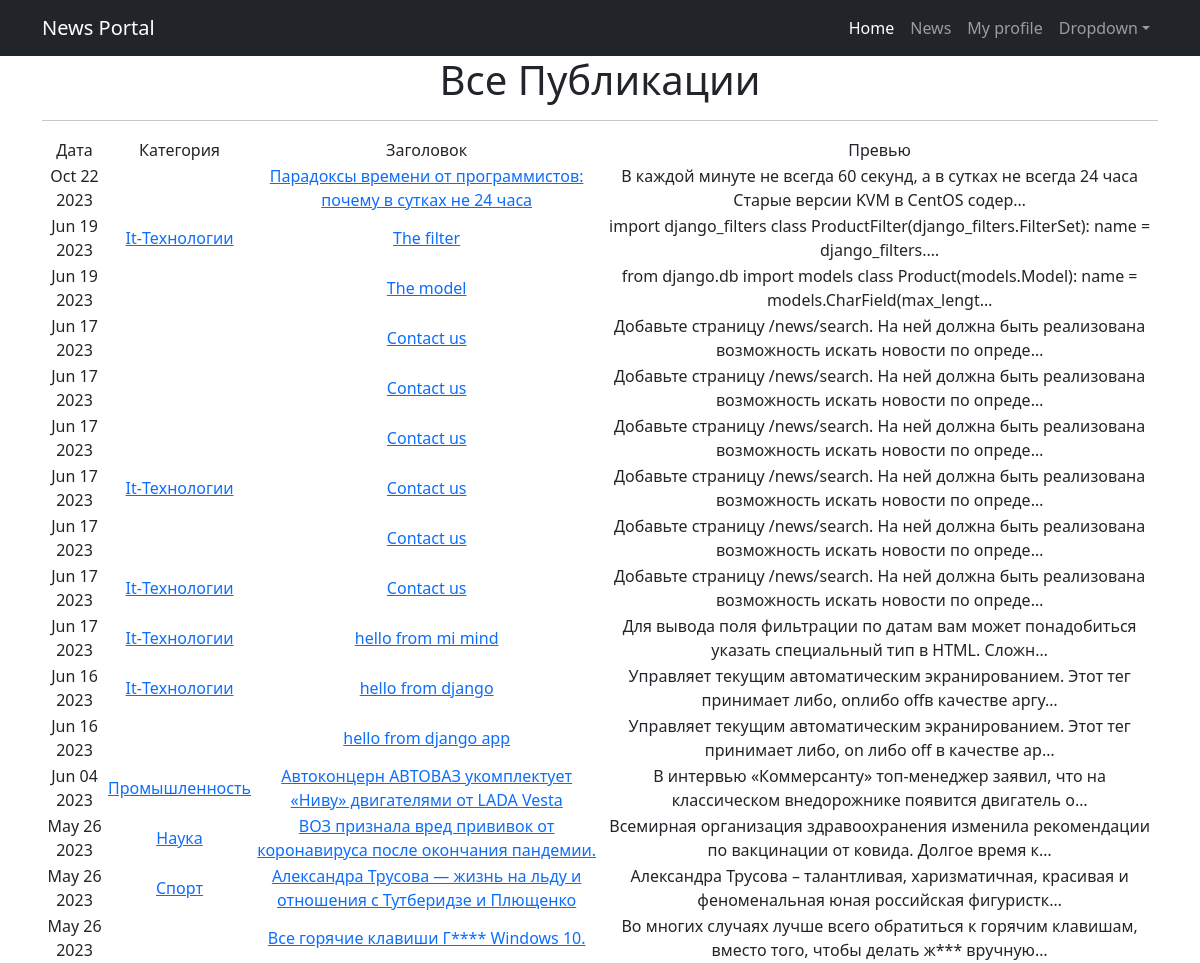
/News/, run on the app's committed database.
### NewsPortal/models.py (models this page shows, shortened)
class Post(models.Model):
    POSITIONS = [
        ('New', 'Новость'),
        ('Art', 'Статья')
    ]
    author = models.ForeignKey(Author, on_delete=models.CASCADE)  # id создателя статьи/новости
    choi_public = models.CharField(max_length=3,
                                   choices=POSITIONS,
                                   default='Art')
    time_create = models.DateTimeField(auto_now_add=True)  # дата и время создания статьи/новости
    cat = models.ManyToManyField(Category, through=PostCategory)  # cat имеет связь с Category через PostCategory
    title = models.CharField(max_length=255)  # заголовок статьи/новости
    content = models.TextField(blank=True)  # содержание статьи/новости
    _rating = models.IntegerField(default=0, db_column='rating')  # рейтинг статьи/новости

class Category(models.Model):
    name = models.CharField(max_length=64, unique=True)  # название категории
    subscribers = models.ManyToManyField(User, related_name="categories", blank=True) # поле subscribers имеет связь ManyToMany
    def __str__(self):
        return self.name.title()

### NewsPortal/views.py (the view)
# urls.py: path('', NewsList.as_view(), name='news_list'),
class NewsList(ListView):
    model = Post
    ordering = '-time_create'
    template_name = 'News.html'
    context_object_name = 'Post'

### NewsPortal/templatetags/custom_filters.py (called while the page is built)
@register.filter()
def censor(value):
   n = 0
   try:
      inSwordList = value.split()
      for sword_ in inSwordList:
         if sword_.lower() in RestrSwords:
            inSwordList[n] = sword_.replace(sword_[1:], '*' * len(sword_[1:]))
         n += 1
   except Exception as e:
      return f'Объект не является строкой!:\n{e}'
   return ' '.join(inSwordList)

### templates/News.html (shortened to what this page needs)
{% extends 'flatpages/default.html' %}
{% load custom_filters %}
{% load custom_tags %}
{% block content %}
    <h1>Все Публикации</h1>
    <hr>
    {% if Post %}
        <table>
            <tr>
                <td>Дата</td>
                <td>Категория</td>
                <td>Заголовок</td>
                <td>Превью</td>
            </tr>
            {% for post in Post %}
            <tr>
                <td>{{ post.time_create|date:'M d Y' }}</td>
                <td>{% for category in post.cat.all %}
                        <a href="{% url 'category_list' category.id %}">{{ category }}</a>
                    {% endfor %}</td>
                <td>
                    <a href="{% url 'news_detail' post.id %}">{{ post.title|censor }}
                    </a>
                </td>
                <td>{{ post.content|truncatechars:100|censor }}</td>
            </tr>
           {% endfor %}
        </table>
    {% else %}
        <h2>Новостей нет!</h2>
    {% endif %}
{% endblock content %}

### templates/flatpages/default.html (shortened to what this page needs)
<!DOCTYPE html>
<html lang="en">
    <head>
        {% load static %}
        <link href="{% static 'css/styles.css' %}" rel="stylesheet" />
    </head>
    <body>
        <nav class="navbar navbar-expand-lg navbar-dark bg-dark">
            <div class="container">
                <a class="navbar-brand" href="#">News Portal</a>
                <div class="collapse navbar-collapse" id="navbarSupportedContent">
                    <ul class="navbar-nav ms-auto mb-2 mb-lg-0">
                        <li class="nav-item"><a class="nav-link active" aria-current="page" href="http://127.0.0.1:8000/">Home</a></li>
                        <li class="nav-item"><a class="nav-link" href="{% url 'news_list' %}">News</a></li>
                        <li class="nav-item"><a class="nav-link" href="{% url 'profile_update' %}">My profile</a></li>
                        <li class="nav-item dropdown">
                            <a class="nav-link dropdown-toggle" id="navbarDropdown" href="#" role="button" data-bs-toggle="dropdown" aria-expanded="false">Dropdown</a>
                        </li>
                    </ul>
                </div>
            </div>
        </nav>
        <div class="container">
            <div class="row">
                <div class="col-lg-12 text-center">
                    {% block content %}{% endblock content %}
                </div>
            </div>
        </div>
    </body>
</html>

### data on the page
Post: time_create "Oct 22 2023", title|censor "Парадоксы времени от программистов: почему в сутках не 24 часа", content|censor "В каждой минуте не всегда 60 секунд, а в сутках не всегда 24 часа Старые версии KVM в CentOS содер…"
Post: time_create "Jun 19 2023", title|censor "The filter", content|censor "import django_filters class ProductFilter(django_filters.FilterSet): name = django_filters.…"
Category: name "It-Технологии"
Post: time_create "Jun 19 2023", title|censor "The model", content|censor "from django.db import models class Product(models.Model): name = models.CharField(max_lengt…"
Post: time_create "Jun 17 2023", title|censor "Contact us", content|censor "Добавьте страницу /news/search. На ней должна быть реализована возможность искать новости по опреде…"
Post: time_create "Jun 17 2023", title|censor "Contact us", content|censor "Добавьте страницу /news/search. На ней должна быть реализована возможность искать новости по опреде…"
Post: time_create "Jun 17 2023", title|censor "Contact us", content|censor "Добавьте страницу /news/search. На ней должна быть реализована возможность искать новости по опреде…"
Post: time_create "Jun 17 2023", title|censor "Contact us", content|censor "Добавьте страницу /news/search. На ней должна быть реализована возможность искать новости по опреде…"
Post: time_create "Jun 17 2023", title|censor "Contact us", content|censor "Добавьте страницу /news/search. На ней должна быть реализована возможность искать новости по опреде…"
Post: time_create "Jun 17 2023", title|censor "Contact us", content|censor "Добавьте страницу /news/search. На ней должна быть реализована возможность искать новости по опреде…"
Post: time_create "Jun 17 2023", title|censor "hello from mi mind", content|censor "Для вывода поля фильтрации по датам вам может понадобиться указать специальный тип в HTML. Сложн…"
Post: time_create "Jun 16 2023", title|censor "hello from django", content|censor "Управляет текущим автоматическим экранированием. Этот тег принимает либо, onлибо offв качестве аргу…"
Post: time_create "Jun 16 2023", title|censor "hello from django app", content|censor "Управляет текущим автоматическим экранированием. Этот тег принимает либо, on либо off в качестве ар…"
Post: time_create "Jun 04 2023", title|censor "Автоконцерн АВТОВАЗ укомплектует «Ниву» двигателями от LADA Vesta", content|censor "В интервью «Коммерсанту» топ-менеджер заявил, что на классическом внедорожнике появится двигатель о…"
Category: name "Промышленность"
Post: time_create "May 26 2023", title|censor "ВОЗ признала вред прививок от коронавируса после окончания пандемии.", content|censor "Всемирная организация здравоохранения изменила рекомендации по вакцинации от ковида. Долгое время к…"
Category: name "Наука"
Post: time_create "May 26 2023", title|censor "Александра Трусова — жизнь на льду и отношения с Тутберидзе и Плющенко", content|censor "Александра Трусова – талантливая, харизматичная, красивая и феноменальная юная российская фигуристк…"
Category: name "Спорт"
Post: time_create "May 26 2023", title|censor "Все горячие клавиши Г**** Windows 10.", content|censor "Во многих случаях лучше всего обратиться к горячим клавишам, вместо того, чтобы делать ж*** вручную…"
